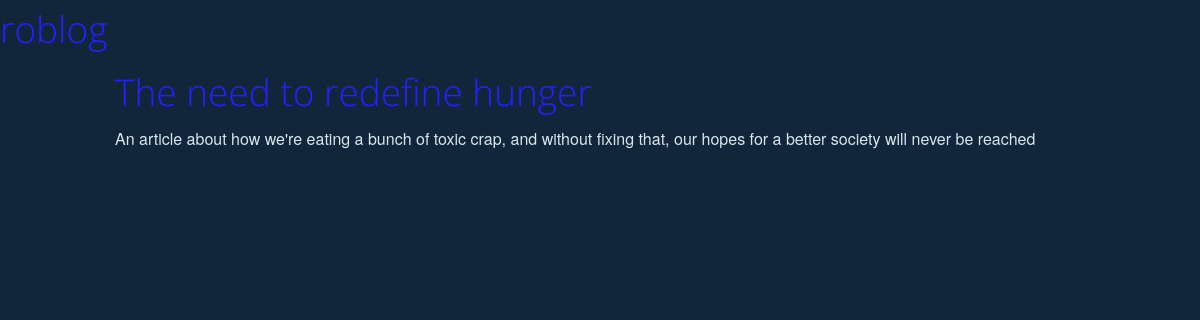
The app's page /article/1 with its own data.
### articles/models.py (models this page shows, shortened)
class Article(models.Model):
    title = models.CharField(max_length=255)
    subtitle = models.CharField(max_length=255, blank=True)
    text = models.TextField(blank=True)
    visible = models.BooleanField(default=False)
    publish_date = models.DateTimeField(null=True, blank=True)
    tags = models.ManyToManyField('Tag', blank=True)

### articles/views.py (the view)
# urls.py: url(r'^article/(?P<article_id>\d+)/edit$', 'articles.views.edit_article', name='article_editor'),
def article(request, article_id):
    return render(request, 'article.html', {'article': Article.objects.get(id=article_id)})

### articles/templates/article.html
{% extends "index.html" %}
{% block content %}
<h2>roblog</h2>
<div class="row">
    <div class="small-12 columns">
        <h2>{{article.title}}</h2>
    	<p>{{article.text}}</p>
    </div>
</div>
{% endblock content %}

### records on screen
Article: title "The need to redefine hunger", text "An article about how we're eating a bunch of toxic crap, and without fixing that, our hopes for a better society will never be reached"
